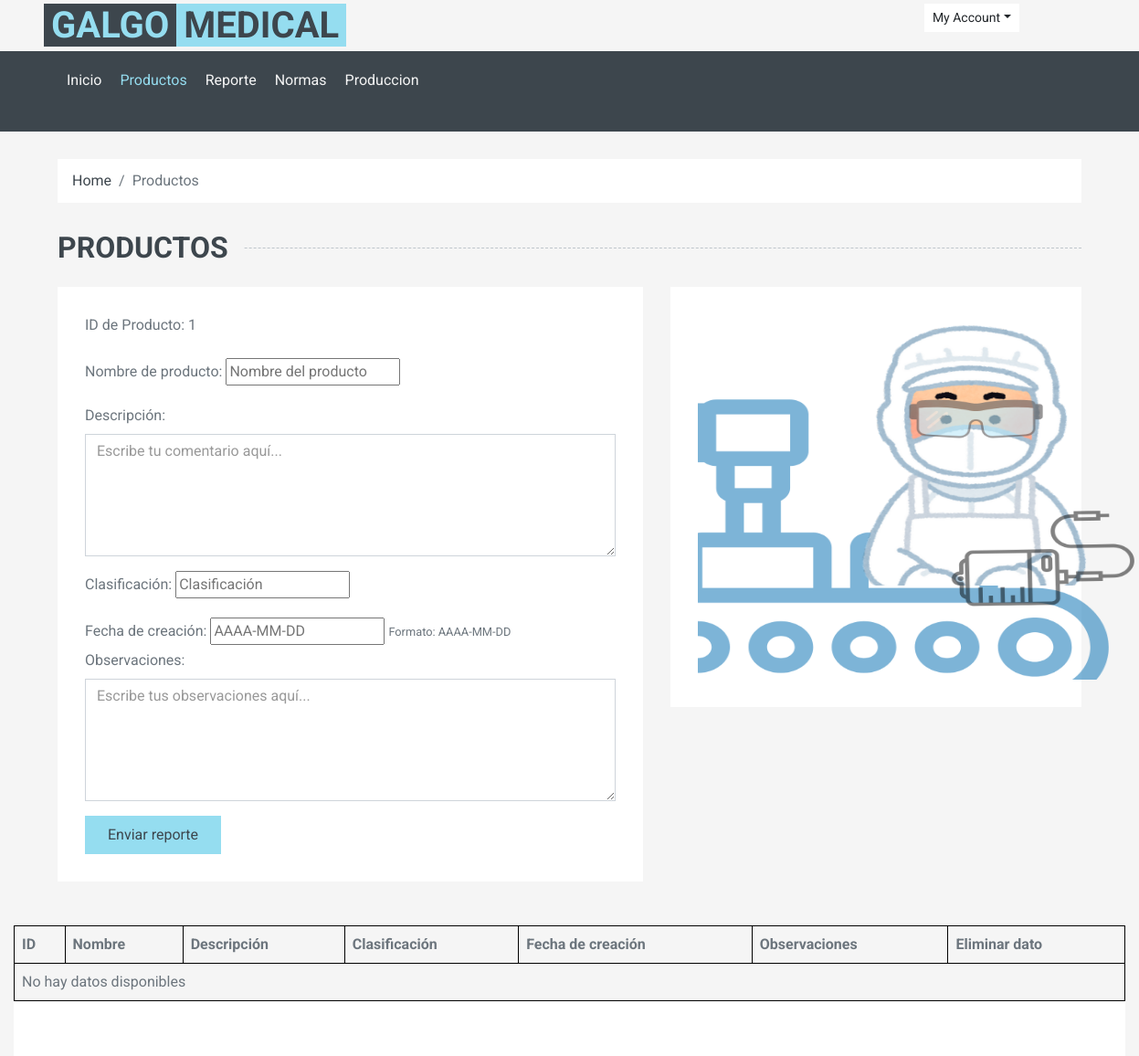
/Productos.php, run on an earlier commit of the app's database.
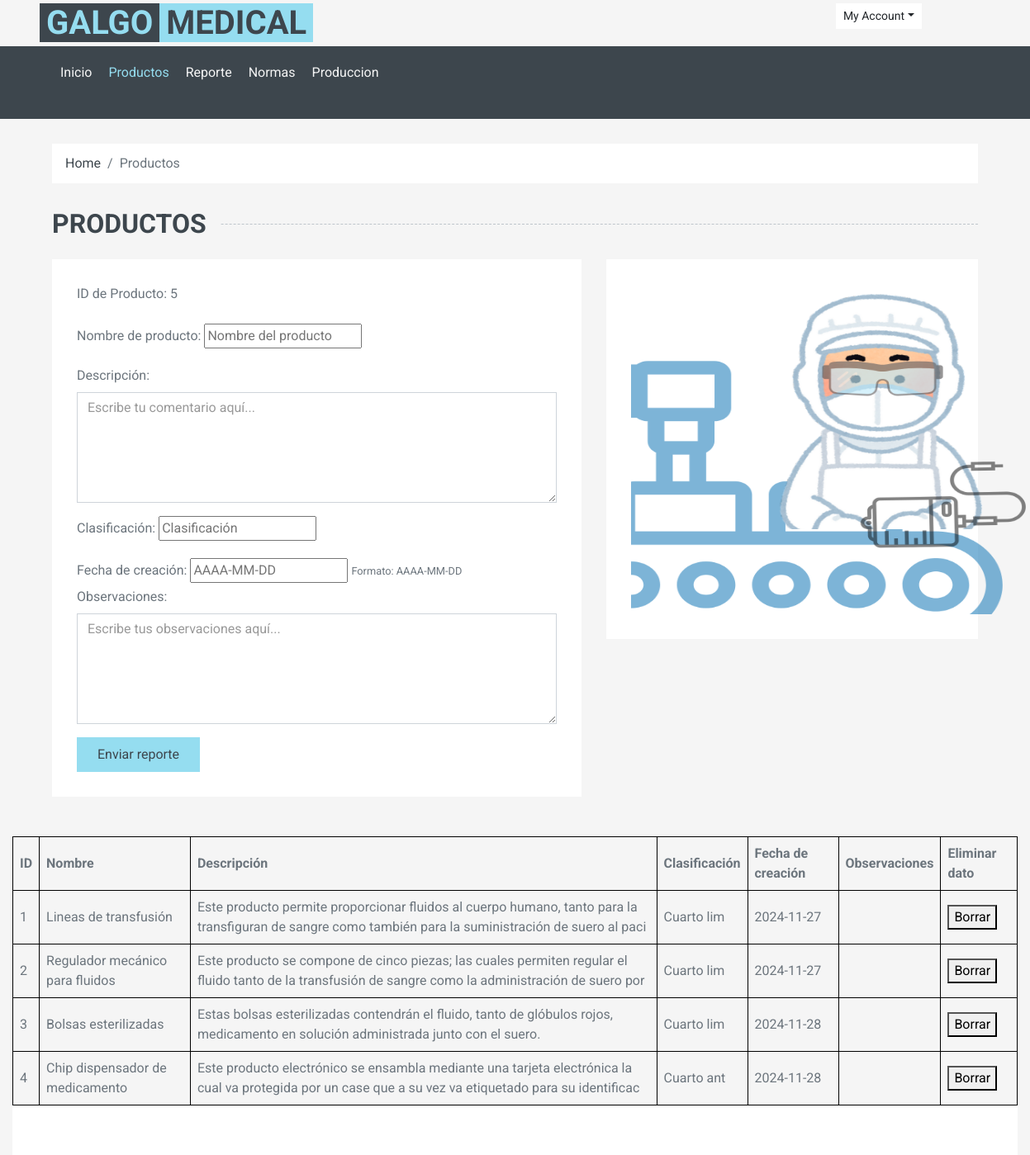
And on a later commit of the database.
### tables this page shows
CREATE TABLE `productos_medicos` (
  `id_producto` int(11) NOT NULL,
  `nombre` varchar(100) NOT NULL,
  `descripcion` varchar(150) NOT NULL,
  `clasificacion` varchar(10) NOT NULL,
  `fecha_creacion` varchar(10) NOT NULL,
  `observaciones` varchar(400) NOT NULL
);

### Productos.php (the view, shortened to what this page needs)
<?php
		$servername = "localhost";
		$username = "root";
		$password = "";
		$database = "galgomedical";
		$conn = new mysqli($servername, $username, $password, $database);
?>
<!DOCTYPE html>
<html lang="en">
<head>
    <link href="https://cdnjs.cloudflare.com/ajax/libs/font-awesome/5.10.0/css/all.min.css" rel="stylesheet">
    <link href="lib/animate/animate.min.css" rel="stylesheet">
    <link href="lib/owlcarousel/assets/owl.carousel.min.css" rel="stylesheet">
    <link href="css/style.css" rel="stylesheet">
</head>
<body>
<div class="container-fluid">
        <div class="row bg-secondary py-1 px-xl-5">
		<a href="" class="text-decoration-none">
                    <span class="h1 text-uppercase text-primary bg-dark px-2">Galgo</span>
                    <span class="h1 text-uppercase text-dark bg-primary px-2 ml-n1">Medical</span>
                </a>
            <div class="col-lg-2 d-none d-lg-block">
            </div>
            <div class="col-lg-6 text-center text-lg-right">
                <div class="d-inline-flex align-items-center">
                    <div class="btn-group">
                        <button type="button" class="btn btn-sm btn-light dropdown-toggle" data-toggle="dropdown">My Account</button>
                    </div>
                </div>
            </div>
        </div>
    </div>
    <div class="container-fluid bg-dark mb-30">
        <div class="row px-xl-5">
            <div class="col-lg-9">
                <nav class="navbar navbar-expand-lg bg-dark navbar-dark py-3 py-lg-0 px-0">
                    <div class="collapse navbar-collapse justify-content-between" id="navbarCollapse">
                        <div class="navbar-nav mr-auto py-0">
                            <a href="index.html" class="nav-item nav-link">Inicio</a>
                            <a href="Productos.php" class="nav-item nav-link active">Productos</a>
                            <a href="Reporte.php" class="nav-item nav-link ">Reporte</a>
							<a href="Normas.php" class="nav-item nav-link">Normas</a>
                            <a href="Produccion.php" class="nav-item nav-link">Produccion</a>
                        </div>
                    </div>
                </nav>
            </div>
        </div>
    </div>
    <div class="container-fluid">
        <div class="row px-xl-5">
            <div class="col-12">
                <nav class="breadcrumb bg-light mb-30">
                    <a class="breadcrumb-item text-dark" href="#">Home</a>
                    <span class="breadcrumb-item active">Productos</span>
                </nav>
            </div>
        </div>
    </div>
    <div class="container-fluid">
        <h2 class="section-title position-relative text-uppercase mx-xl-5 mb-4"><span class="bg-secondary pr-3">Productos</span></h2>
        <div class="row px-xl-5">
            <div class="col-lg-7 mb-5">
                <div class="contact-form bg-light p-30">
					<?php
					$total_registros = 0;
						$sql = "SELECT MAX(id_producto) as total FROM productos_medicos";
						$result = $conn->query($sql);
						if ($result && $result->num_rows > 0) {
							$row = $result->fetch_assoc();
							$total_registros = $row['total'] !== null ? $row['total'] + 1 : 1;
						} else {
							$total_registros = 1;
						}
						?>
						<form name="sentMessage" id="contactForm" novalidate="novalidate" action="" method="post">
							<div class="control-group">
								<label>ID de Producto: <?php echo htmlspecialchars($total_registros); ?></label>
							</div>
							<div class="control-group">
								<label>Nombre de producto:</label>
								<input type="text" name="nombre" id="nombre" placeholder="Nombre del producto" required maxlength="100">
							</div>
							<div class="control-group">
								<label>Descripción:</label>
								<textarea id="Descripcion" name="descripcion" class="form-control" rows="5" maxlength="150" placeholder="Escribe tu comentario aquí..." required></textarea>
							</div>
							<div class="control-group">
								<label>Clasificación:</label>
								<input type="text" id="clasi" name="clasificacion" list="listaClasificacion" placeholder="Clasificación" required maxlength="10">
							</div>
							<div class="control-group">
								<label>Fecha de creación:</label>
								<input type="text" id="fecha" name="fecha_creacion" placeholder="AAAA-MM-DD" required pattern="\d{4}-\d{2}-\d{2}" maxlength="10">
								<small>Formato: AAAA-MM-DD</small>
							</div>
							<div class="control-group">
								<label>Observaciones:</label>
								<textarea id="Observaciones" name="observaciones" class="form-control" rows="5" maxlength="400" placeholder="Escribe tus observaciones aquí..."></textarea>
							</div>
							<div>
								<input class="btn btn-primary py-2 px-4" type="submit" value="Enviar reporte">
							</div>
						</form>
						</div>
            </div>
            <div class="col-lg-5 mb-5">
                <div class="bg-light p-30 mb-5">
				<img src="img/productos medicos.png" width="500" height="400"> </div>
                </div>
            </div>
				<table>
					<tr>
						<th>ID</th>
						<th>Nombre</th>
						<th>Descripción</th>
						<th>Clasificación</th>
						<th>Fecha de creación</th>
						<th>Observaciones</th>
						<th>Eliminar dato</th>
					</tr>
					<?php
					$sql = "SELECT * FROM productos_medicos";
					$result = $conn->query($sql);
					if ($result->num_rows > 0) {
						while ($row = $result->fetch_assoc()) {
							echo "<tr>";
							echo "<td>" . htmlspecialchars($row["id_producto"]) . "</td>";
							echo "<td>" . htmlspecialchars($row["nombre"]) . "</td>";
							echo "<td>" . htmlspecialchars($row["descripcion"]) . "</td>";
							echo "<td>" . htmlspecialchars($row["clasificacion"]) . "</td>";
							echo "<td>" . htmlspecialchars($row["fecha_creacion"]) . "</td>";
							echo "<td>" . htmlspecialchars($row["observaciones"]) . "</td>";
							echo '<td><button class="botonBorrar" data-id="' . htmlspecialchars($row["id_producto"]) . '">Borrar</button></td>';
							echo "</tr>";
						}
					} else {
						echo "<tr><td colspan='7'>No hay datos disponibles</td></tr>";
					}
					?>
				</table>
			<div class="h-100 bg-light p-30"></div>
        </div>
</body>
</html>

### Productos.php (style rules this page uses)
table { border-collapse: collapse; width: 100%; }
th, td { border: 1px solid black; padding: 8px; text-align: left; }

What changed in the data, as far as the page shows it:
added productos_medicos: id_producto "1", nombre "Lineas de transfusión", descripcion "Este producto permite proporcionar fluidos al cuerpo humano, tanto para la transfiguran de sangre como también para la suministración de suero al paci", clasificacion "Cuarto lim", fecha_creacion "2024-11-27"
added productos_medicos: id_producto "2", nombre "Regulador mecánico para fluidos", descripcion "Este producto se compone de cinco piezas; las cuales permiten regular el fluido tanto de la transfusión de sangre como la administración de suero por", clasificacion "Cuarto lim", fecha_creacion "2024-11-27"
added productos_medicos: id_producto "3", nombre "Bolsas esterilizadas", descripcion "Estas bolsas esterilizadas contendrán el fluido, tanto de glóbulos rojos, medicamento en solución administrada junto con el suero.", clasificacion "Cuarto lim", fecha_creacion "2024-11-28"
added productos_medicos: id_producto "4", nombre "Chip dispensador de medicamento", descripcion "Este producto electrónico se ensambla mediante una tarjeta electrónica la cual va protegida por un case que a su vez va etiquetado para su identificac", clasificacion "Cuarto ant", fecha_creacion "2024-11-28"
Also different on the page:
$total_registros: "1" → "5"
text no longer shown: "No hay datos disponibles"
